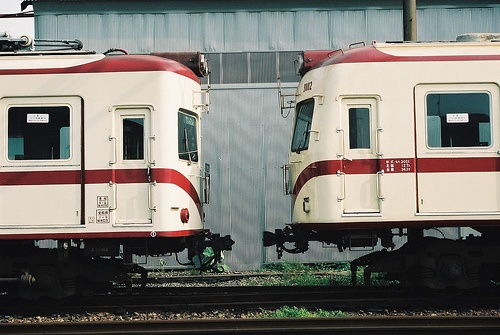
#> input picture term_project/111060024_term_project/image_data/image/2007_000042.jpg, 500 x 335 px
$ python self_guided.py
#> lines starting #> are read from the running program, lines starting #| are printed output that depends on the picture; long printed decimals are rounded
# import packages
import os
import numpy as np
import cv2
import matplotlib.pyplot as plt
import seam_carving
import image_io
# OPENCV IS IN BGR!!!!!
# use opencv to process but use plt.imshow() to show the image
np.set_printoptions(threshold=np.inf)
# read the value from depth map and transform to the parameter tau

def find_threshold(depth_map):
    # hist return number not probability
    hist, bin_edges = np.histogram(depth_map.flatten(), bins = 256, range=(0, 256))
    cdf = np.cumsum(hist * np.diff(bin_edges))
    M, N = depth_map.shape
    total_pixel = M * N
    global_sum = np.sum(hist * np.arange(256))
    best_threshold = 0
    max_var = 0
    class1_mean = 0
    class1_p = 0
    variance = 0
    for threshold in range(1, 256):
        class1_mean = np.sum(hist[:threshold] * np.arange(threshold)) / np.sum(hist[:threshold])
        class1_p = np.sum(hist[:threshold]) / total_pixel
        class2_mean = (global_sum - np.sum(hist[:threshold] * np.arange(threshold))) / np.sum(hist[threshold:])
        variance = (class1_p) * (1 - class1_p) * np.square(class1_mean - class2_mean)
        if variance > max_var:
            best_threshold = threshold
            max_var = variance
    return best_threshold


def kappa_transformation(depth_map, kappa_max, kappa_min, c, threshold):
    # t0 = (-1 / c) * np.log(np.log(0.5) / -0.69)
    # depth_map = depth_map / 255
    kappa = (kappa_max - kappa_min) * np.exp(-0.69 * np.exp(-1 * c * (depth_map - threshold))) + kappa_min
    # print(kappa)
    # print(kappa.shape)
    return kappa

# self-guided filter
def selfGuidedFilter(image, patch_radius, kappa, epsilon):
    image = np.astype(image, np.float64)
    pad_radius = patch_radius // 2
    patch_pixel = patch_radius ** 2
    padded_image = cv2.copyMakeBorder(image, pad_radius, pad_radius,
                                      pad_radius, pad_radius, cv2.BORDER_REFLECT)
    padded_kappa = cv2.copyMakeBorder(kappa, pad_radius, pad_radius,
                                      pad_radius, pad_radius, cv2.BORDER_REFLECT)
    average_kernel = np.ones((patch_radius, patch_radius), np.float64) / patch_pixel
    padded_image = padded_image.astype(np.float64)
    output = np.zeros_like(image, np.float64)
    local_mean = np.zeros_like(padded_image, np.float64)
    local_var = np.zeros_like(padded_image, np.float64)
    a = np.zeros_like(padded_image, np.float64)
    alpha = np.zeros_like(padded_image, np.float64)
    w_alpha = np.zeros_like(padded_image)
    w_1minus_alpha_mean = np.zeros_like(padded_image)
    weighted_alpha = np.zeros_like(image)
    weighted_1minus_alpha_mean = np.zeros_like(image)

    M, N, C = image.shape
    # seperate each color component
    for c in range(C):

        local_mean = cv2.filter2D(padded_image[:, :, c], -1, average_kernel) # range from [0, 255]
        local_var = cv2.filter2D(np.square(padded_image[:, :, c]), -1, average_kernel) - np.square(local_mean)
        # print(local_mean)
        negative_mask = local_var < 0
        local_var[negative_mask] = 0

        # got a and alpha for each patch
        a = local_var / (local_var + epsilon)
        alpha = 0.5 * (a + np.sqrt(np.power(a, 2) + 4 * padded_kappa * (1 - a)))
        # print(alpha)

        negative_mask = a > 1
        # a[negative_mask] = 0
        # print(np.sum(a[negative_mask]))

        negative_mask = alpha > 1
        # print(np.sum(alpha[negative_mask]))
        # local_var[negative_mask] = 0

        w_alpha = cv2.filter2D(alpha, -1, average_kernel)
        w_1minus_alpha_mean = cv2.filter2D((1 - alpha) * local_mean, -1, average_kernel)
        weighted_alpha = w_alpha[pad_radius : -pad_radius, pad_radius : -pad_radius]
        weighted_1minus_alpha_mean = w_1minus_alpha_mean[pad_radius : -pad_radius, pad_radius : -pad_radius]
        output[:, :, c] = image[:, :, c] * weighted_alpha + weighted_1minus_alpha_mean
        output[:, :, c] = np.clip(output[:, :, c], 0, 255)

        # output[:, :, c] = (output[:, :, c] - np.min(output[:, :, c])) / (np.max(output[:, :, c]) - np.min(output[:, :, c]))
    output_uint8 = output.astype(np.uint8)
    return output_uint8


"""
    calculate the energy map(by magnitude of gradient) of an image
    using Sobel operator
"""
def energy_calc(image):
    # normalize first
    image = image.astype(np.float64) / 255.0
    gradient = np.zeros_like(image)
    # print(image)
    # print(image.shape)
    for cc in range(image.shape[2]):
        grad_x = cv2.Sobel(image[:, :, cc], -1, dx=1, dy=0, ksize=3)
        grad_y = cv2.Sobel(image[:, :, cc], -1, dx=0, dy=1, ksize=3)
        gradient[:, :, cc] = np.abs(grad_x) + np.abs(grad_y)
    gradient = np.sum(gradient, axis=2)
    # print(gradient)
    print(gradient.shape)
    return gradient

def n_seam_carving(image, num_seam):
    output = image.copy()
    M, N, C = image.shape
    index_map = np.tile(np.arange(N), (M, 1))
    frames = []
    # print("index_map", index_map.shape)
    # print(index_map)
    seams = np.zeros((num_seam, M), dtype=int)
    for _iter in range(num_seam):
        energy_map = energy_calc(output)
        seam = seam_carving.dp_find_seam(energy_map)
        for i, j in enumerate(seam):
            output[i, j] = [255, 0, 0]
        # frames.append(output)
        # print("1:", seam)
        seams[_iter, :] = index_map[np.arange(M), seam]
        # print(seams.shape)
        # print("1.5", seams)
        output, index_map = seam_carving.remove_seam(output, seam, index_map)
        frames.append(output)
        # print(output.shape, index_map.shape)
    marked_image = seam_carving.mark_all_seam(image, seams)
    # imageio.mimsave(gif_dir, frames, fps=2)
    return marked_image, output

# read the image from the directory
file_name = '2007_000042'
depth_dir = 'image_data/depth_map/'
img_dir = 'image_data/image/'
# gif_dir_org = 'result/original_seam_carving.gif'
# gif_dir_fil = 'result/filtered_seam_carving.git'
kappaMax = 10
kappaMin = 0
c = 10
threshold = 0.25
patchRadius = 5
epsilon = 100

image = cv2.imread(img_dir + file_name + '.jpg', cv2.IMREAD_UNCHANGED)
#> image is the input picture: shape (335, 500, 3); mean B, G, R 114.6, 120.8, 123.8
depth_map = cv2.imread(depth_dir + file_name + '.png', cv2.IMREAD_COLOR)
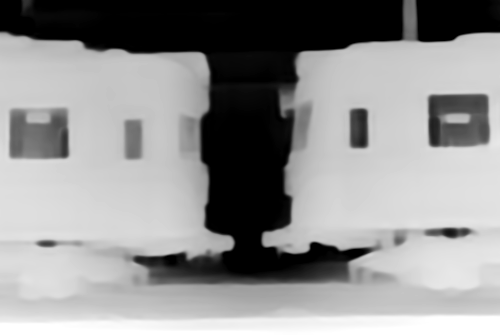
#> input picture term_project/111060024_term_project/image_data/depth_map/2007_000042.png, 500 x 335 px
#> depth_map is the input picture: shape (335, 500, 3); min 0, max 255, mean 145.3

image = cv2.cvtColor(image, cv2.COLOR_BGR2RGB)

depth_map = cv2.cvtColor(depth_map, cv2.COLOR_RGBA2GRAY)
#> depth_map: shape (335, 500)
depth_norm = depth_map / 255
th_num = find_threshold(depth_map)
#> in find_threshold, `hist, bin_edges = np.histogram(depth_map.flatten(), bins = 256, range=..`: hist = 256 values, max 29154 at index 0, min 0 at index 3, mean 654.3; bin_edges = 257 values from 0 to 256
#> in find_threshold, `cdf = np.cumsum(hist * np.diff(bin_edges))`: cdf = 256 values from 29154 to 167500
#> in find_threshold, `global_sum = np.sum(hist * np.arange(256))`: global_sum = 24335758
#> the loop in find_threshold, `for threshold in range(1, 256):` made 255 passes
#> (class1_mean, class1_p, class2_mean, variance, max_var) on passes 1, 2, 3, 5, 6, 7, 8, 9, 10, 12, 13, 14: (0, 0.174, 175.9, 4448.3, 4448.3), (0.0517, 0.184, 177.9, 4741.8, 4741.8), (0.12, 0.19, 179.4, 4949, 4949), (0.245, 0.197, 180.8, 5145.1, 5145.1), (0.39, 0.203, 182.1, 5337.3, 5337.3), (0.555, 0.209, 183.5, 5529, 5529), (0.722, 0.214, 184.7, 5703.7, 5703.7), (0.963, 0.222, 186.4, 5934.3, 5934.3), (1.05, 0.224, 187, 6012.5, 6012.5), (1.13, 0.226, 187.4, 6066.1, 6066.1), (1.21, 0.228, 187.7, 6116.1, 6116.1), (1.27, 0.229, 188, 6156.3, 6156.3)
#> (class1_mean, class1_p, class2_mean, variance) on passes 4, 11, 20, 27, 36, 43: (0.12, 0.19, 179.4, 4949), (1.05, 0.224, 187, 6012.5), (1.58, 0.234, 189.2, 6303.8), (2.01, 0.239, 190.2, 6437.6), (2.77, 0.245, 191.6, 6598.7), (3.49, 0.25, 192.6, 6711.2)
#> after the loop in find_threshold, `for threshold in range(1, 256):`: best_threshold = 109; max_var = 7202.6
#> th_num = 109
th = th_num / 256
#> th = 0.426
hist, bin_edges = np.histogram(depth_map.flatten(), bins = 256, range=(0, 256), density=True)
#> hist = 256 values, max 0.174 at index 0, min 0 at index 3, mean 0.00391; bin_edges = 257 values from 0 to 256
cdf = np.cumsum(hist * np.diff(bin_edges))
#> cdf = 256 values from 0.174 to 1
print("th = ", th)
#| th =  0.4258


kappa = kappa_transformation(depth_norm, kappaMax, kappaMin, c, th)
#> in kappa_transformation, `kappa = (kappa_max - kappa_min) * np.exp(-0.69 * np.exp(-1 * c * (dept..`:
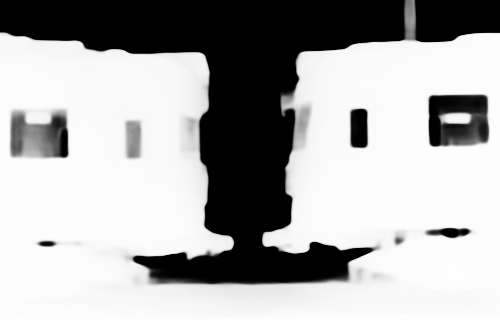
#> kappa: shape (335, 500) float64; min 6.72e-21, max 9.98, mean 6.83; drawn with min black and max white

filtered_image = selfGuidedFilter(image, patchRadius, kappa, epsilon)
#> (the run stopped early here; a loop or call above may not have finished)
